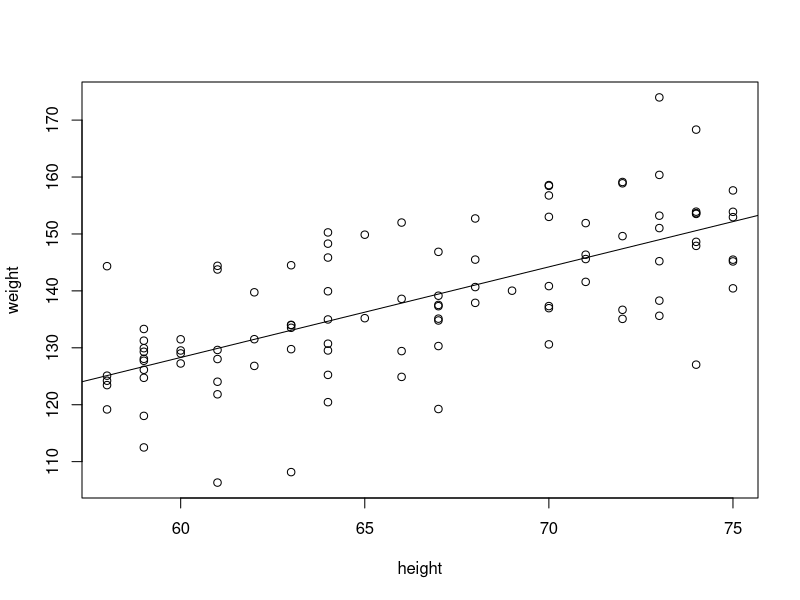

Recreate this plot in R.
## ---- chunk 1
set.seed(401)
height = round(runif(100,58,76))
weight = height*1.5 + 40 + rnorm(100,0,10)
## ---- chunk 2
weight_lm = lm(weight ~ height)
plot(height,weight)
abline(coef(weight_lm))
## ---- chunk 3
round(coef(weight_lm),3)
## ---- chunk 4

